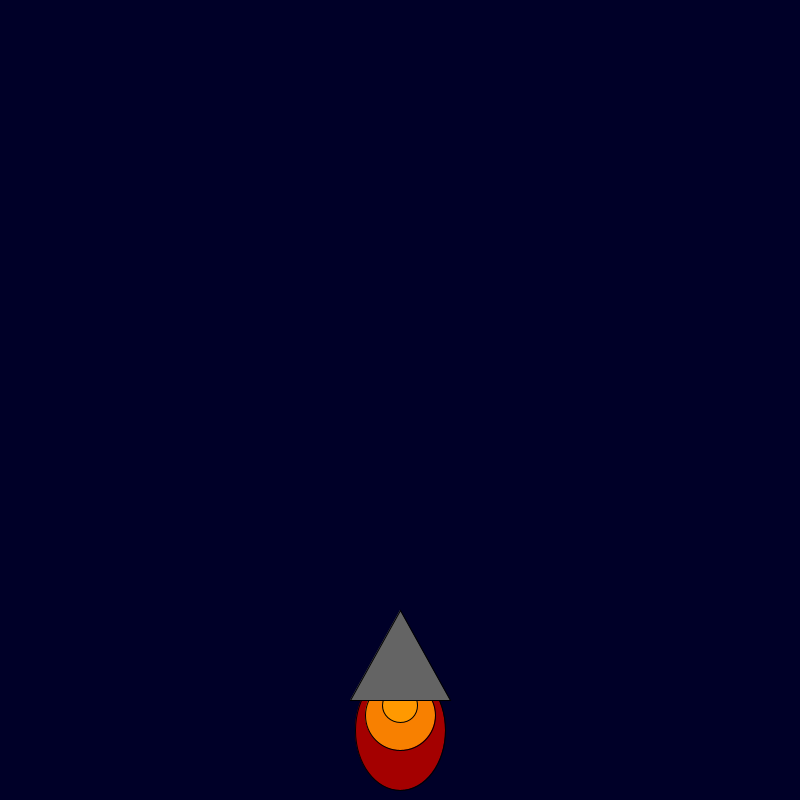
Frame 1 (no input)
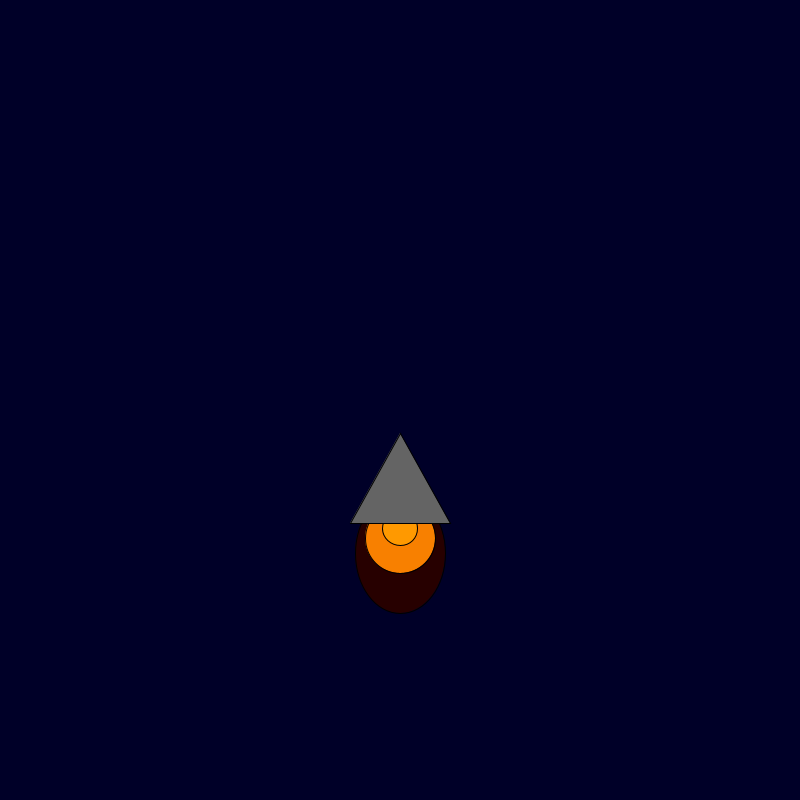
Frame 60 (the mouse pressed at the canvas centre just before this capture)
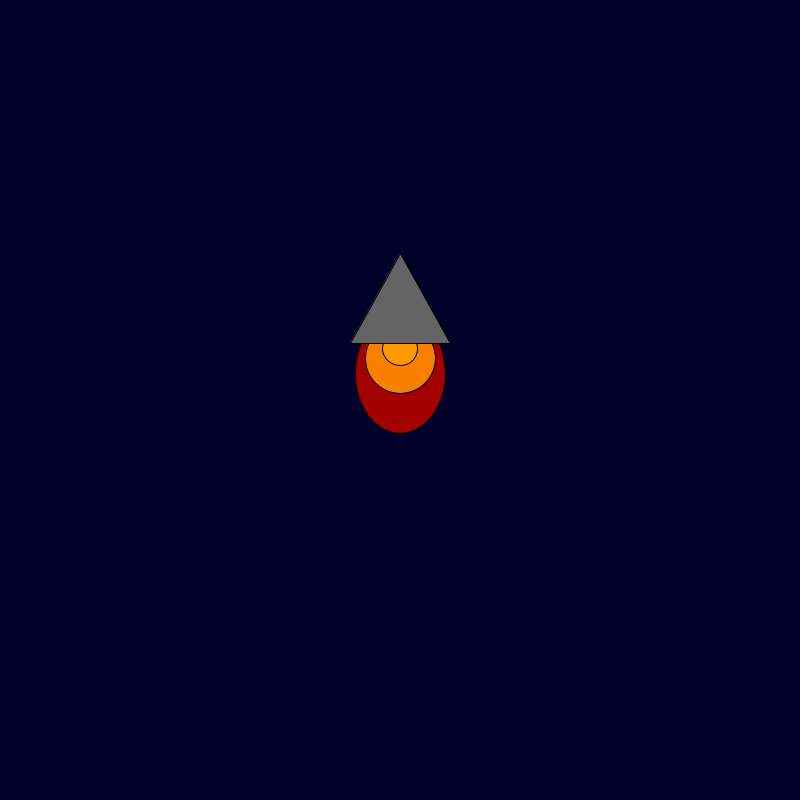
Frame 120 (the mouse held since frame 60 and released just before this capture)

The Processing sketch that drew these frames (run headless with seeded random() and noise(); from frame 60 on, the mouse is pressed at the canvas centre):

// Processing sketch: rocket_ship
// ── rocket_ship.pde
int x = 400; 
int y = 600; 

void setup() {
    size(800, 800);
    
}

void draw() {
    background(0, 0, 40); 
    fill(random(255), 0, 0);
    ellipse(x, y + 130, 90, 120);
    fill(248, 128, 0);
    ellipse(x, y + 115, 70, 70);
    fill(255, 153, 0);
    ellipse(x, y + 105, 35, 35);
    fill(100, 100, 100);
    triangle(x, y + 10, x + 50, y + 100, x - 50, y + 100);
y-=3;
}
